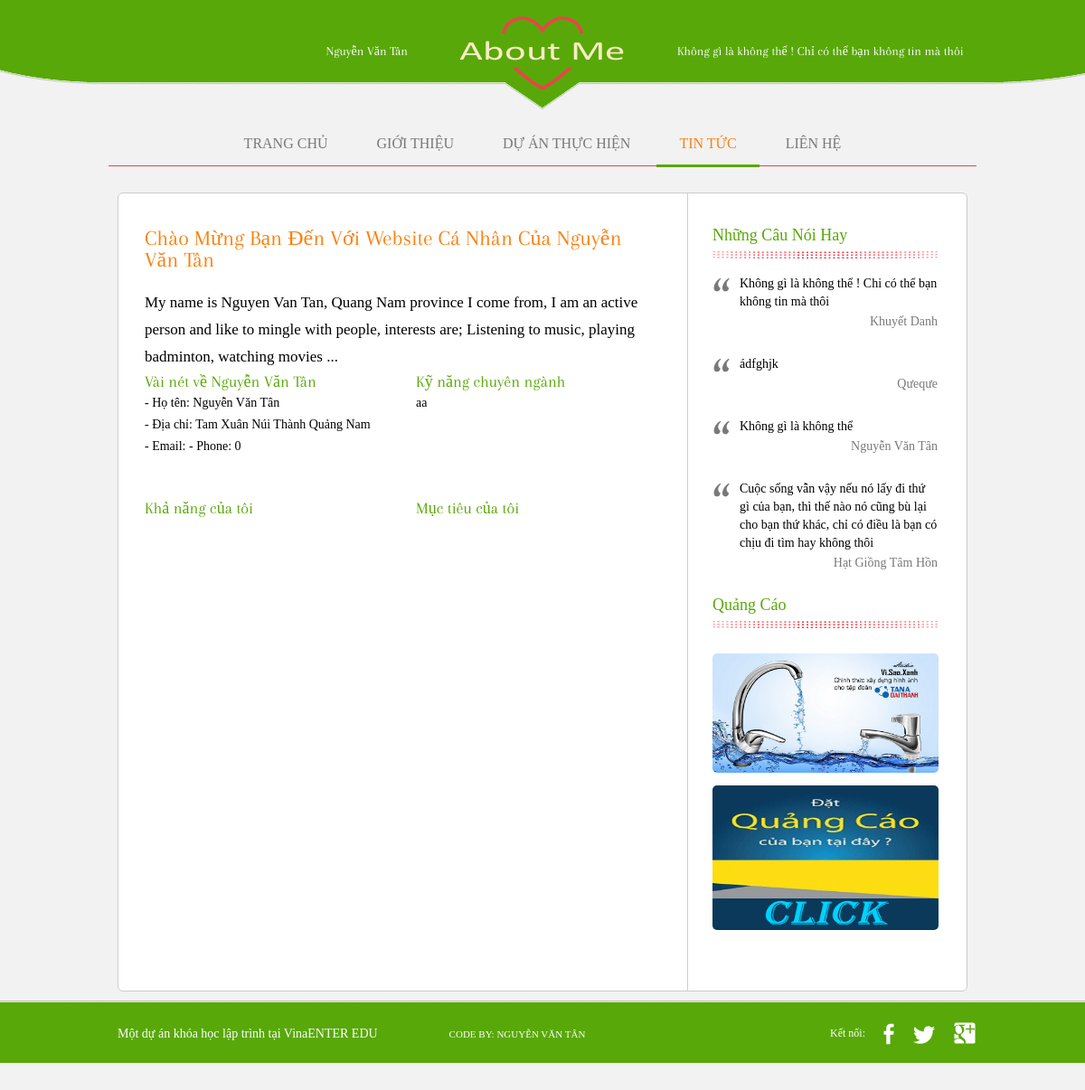
The page /index.php/public_about on the database its author committed.
### tables this page shows
CREATE TABLE `aboutme` (
  `id_aboutme` int(12) NOT NULL,
  `name` varchar(255) NOT NULL,
  `detail_text` text NOT NULL
);

CREATE TABLE `users` (
  `id_user` int(255) NOT NULL,
  `fb_id` varchar(50) NOT NULL,
  `username` varchar(120) NOT NULL,
  `first_name` varchar(255) NOT NULL,
  `last_name` varchar(255) NOT NULL,
  `password` varchar(120) NOT NULL,
  `email` varchar(150) NOT NULL,
  `fullname` varchar(200) NOT NULL,
  `picture` varchar(255) NOT NULL,
  `address` varchar(255) NOT NULL,
  `skill` varchar(255) NOT NULL,
  `target` text NOT NULL,
  `Ability` text NOT NULL,
  `workplace` varchar(255) NOT NULL,
  `website` varchar(255) NOT NULL,
  `phone` int(12) NOT NULL,
  `active` bit(1) NOT NULL,
  `maxacnhan` int(6) NOT NULL
);

CREATE TABLE `saying` (
  `id_saying` int(12) NOT NULL,
  `content` varchar(500) NOT NULL,
  `author` varchar(255) NOT NULL
);

CREATE TABLE `advs` (
  `id_advs` int(12) NOT NULL,
  `name` varchar(255) NOT NULL,
  `banner` varchar(255) NOT NULL,
  `link` varchar(255) NOT NULL
);

### application/views/templates/public/template.php (called while the page is built)
<?php $this->load->view('templates/public/header.php')?>
	<?php
		$Controller=$this->router->fetch_class();
		$Controller=str_replace(array('Public_','public_'),array('',''),$Controller);
		$Method=$this->router->fetch_method();
		$this->load->view("{$Controller}/{$Method}")
	 ?>
<?php $this->load->view('templates/public/footer.php') ?>

### application/controllers/Public_about.php (called while the page is built, shortened)
<?php
class Public_about extends MY_Controller
{
    public function index()
    {
        $arData["arAbout"] = $this->introduce_model->index();
        $arData["arUser"] = $this->user_model->get();
        $this->load->view('templates/public/template', $arData);
    }
}

### index.php (called while the page is built, shortened)
<?php
require_once BASEPATH.'core/CodeIgniter.php';

### application/models/Introduce_model.php (called while the page is built, shortened)
<?php
class Introduce_model extends CI_Model
{
    public function index()
    {
        $this->db->select('aboutme.*,users.*');
        $this->db->join('users', 'aboutme.id_aboutme = users.id_user', 'aboutme');
        $query = $this->db->get("aboutme");
        return $query->row_array();
    }
}

### application/models/User_model.php (called while the page is built, shortened)
<?php
class User_model extends CI_Model
{
    public function get()
    {
        $this->db->select('*');
        $this->db->from('users');
        $arWhere = ["id_user" => 1];
        $this->db->where($arWhere);
        $this->db->order_by('id_user', 'desc');
        $query = $this->db->get();
        return $query->result_array();
    }
}

### application/models/Say_model.php (called while the page is built, shortened)
<?php
class Say_model extends CI_Model
{
    public function index($offset, $row_count)
    {
        $this->db->select('*');
        $this->db->from('saying');
        $this->db->order_by('id_saying', 'desc');
        $this->db->limit($row_count, $offset);
        $query = $this->db->get();
        return $query->result_array();
    }
}

### application/core/MY_Controller.php (called while the page is built, shortened)
<?php
class MY_Controller extends CI_Controller {
		public function __construct()
		{
			$this->arSay=$this->say_model->index(0,4);
			$this->arAdv=$this->adv_model->index(0,2);
		}
}

### application/models/Adv_model.php (called while the page is built, shortened)
<?php
class Adv_model extends CI_Model
{
    public function index($offset, $row_count)
    {
        $this->db->select('*');
        $this->db->from("advs");
        $this->db->order_by('id_advs', 'desc');
        $this->db->limit($row_count, $offset);
        $query = $this->db->get();
        return $query->result_array();
    }
}

### application/views/templates/public/slidebar.php (the view)
<div id="sidebar">
				<div class="testimonials">
					<h3>Những câu nói hay</h3>
					<ul>
					<?php
					foreach ($this->arSay as $key => $value) {?>
						<li>
							<p>
								<?php echo $value["content"]?>
							</p>
							<span class="author"><?php echo $value["author"]?></span>
						</li>
					<?php }?>
					</ul>
				</div>
				<div class="awards">
					<h3>Quảng cáo</h3>
					<?php foreach ($this->arAdv as $key => $value) {
						 if ($value['banner']!="") {
						          $url_pic=$_SERVER["DOCUMENT_ROOT"]."/assets/file/tmp/".$value['banner'];
						          if(file_exists($url_pic)){
						          	$url=$value["link"];
						            $pic=$value['banner'];
						          }else{
						          	$url="/public_contact";
						          $pic="dat-quang-cao.gif";
						        }
						      }
						?>
					<a href="<?php echo $url?>" class="first">
						<img src="<?php echo FILES?>/<?php echo $pic?>" alt="" />
					</a>
					<?php }?>
				</div>
			</div>

### application/views/templates/public/header.php (shortened to what this page needs)
<!DOCTYPE HTML>
<html>
<head>
	<link rel="stylesheet" href="<?php echo PUBLIC_URL?>/css/style.css" type="text/css">
</head>
<body>
	<div id="header">
		<div>
			<div>
				<span>Nguyễn Văn Tân</span>
				<a href="/" class="logo"><img src="<?php echo FILES?>/images/logo.png" alt=""></a>
				<span class="tagline">Không gì là không thể ! Chỉ có thể bạn không tin mà thôi</span>
			</div>
			<ul  id="active">
			<?php $segment =  $this->uri->segment(1);?>
				<li class="<?php if($segment==""){echo 'selected';}?>">
					<a href="/">Trang chủ</a>
				</li>
				<li class="<?php if($segment=="gioi-thieu.html"){echo 'selected';}?>">
					<a href="/gioi-thieu.html">Giới thiệu</a>
				</li>
				<li class="<?php if($segment=="du-an"){echo 'selected';}?>">
					<a href="/du-an">Dự án thực hiện</a>
				</li>
				<li class="<?php if($segment=="tin-tuc" || ($segment!="" && $segment!="gioi-thieu" && $segment!="du-an" &&$segment!="lien-he.html")){echo 'selected';}?>">
					<a href="/tin-tuc">Tin tức</a>
				</li>
				<li class="<?php if($segment=="lien-he.html"){echo 'selected';}?>">
					<a href="/lien-he.html">Liên hệ</a>
				</li>
			</ul>
		</div>
	</div>
	<div id="body">

### application/views/about/index.php (shortened to what this page needs)
<div class="content">
			<div id="section">
				<h2><?php echo $arAbout["name"]?></h2>
				<p>
					<?php echo $arAbout["detail_text"]?>
				</p>
				<div class="article">
					<div>
						<div class="chitiet">
							<h3>Vài nét về  <?php echo $arUser[0]["fullname"]?></h3>
							<p>
							- Họ tên: <?php echo $arUser[0]["fullname"]?><br />
							- Địa chỉ: <?php echo $arUser[0]["address"]?><br />
							- Email: <?php echo $arUser[0]["email"]?> - Phone: <?php echo $arUser[0]["phone"]?>
							</p>
						</div>
						<div class="chitiet">
							<h3>Khả năng của tôi</h3>
						</div>
					</div>
					<div>
					<div class="chitiet">
						<h3>Kỹ năng chuyên ngành</h3>
						<p>
						<?php echo $arUser[0]["skill"]?>
						</p>
					</div>
						<div class="chitiet">
							<h3>Mục tiêu của tôi</h3>
						</div>
					</div>
				</div>
			</div>
			<?php
			$this->load->view('templates/public/slidebar');
			?>
		</div>

### application/views/templates/public/footer.php (shortened to what this page needs)
	<div id="footer">
		<div>
			<p>
				Một dự án khóa học lập trình tại <a href="http://vinaenter.edu.vn" title="đào tạo lập trình php, java">VinaENTER EDU</a>
			</p>
			<ul>
				<li>
					<a href="https://www.facebook.com/tannguyen1995" id="facebook">Code by: Nguyễn Văn Tân </a>
				</li>
			</ul>
			<div>
				<span>Kết nối:</span>
				<a href="https://www.facebook.com/tannguyen1995" id="facebook">Facebook</a>
				<a href="https://twitter.com/tannguyenit1995" id="twitter">Twitter</a>
				<a href="https://plus.google.com/u/0/108692824114356484356" id="googleplus">Googleplus</a>
			</div>
		</div>
	</div>
</body>
</html>

### rows shown on the page
aboutme: name "Chào Mừng Bạn Đến Với Website Cá Nhân Của Nguyễn Văn Tân", detail_text "My name is Nguyen Van Tan, Quang Nam province I come from, I am an active person and like to mingle with people, interests are; Listening to music, playing badminton, watching movies ..."
users: fullname "Nguyễn Văn Tân", address "Tam Xuân Núi Thành Quảng Nam", phone "0", skill "aa"
saying: content "Không gì là không thể ! Chi có thể bạn không tin mà thôi", author "Khuyết Danh"
saying: content "ádfghjk", author "Qưeqưe"
saying: content "Không gì là không thể", author "Nguyễn Văn Tân"
saying: content "Cuộc sống vẫn vậy nếu nó lấy đi thứ gì của bạn, thì thế nào nó cũng bù lại cho bạn thứ khác, chỉ có điều là bạn có chịu đi tìm hay không thôi", author "Hạt Giồng Tâm Hồn"
advs: banner (picture)
advs: shows a picture
